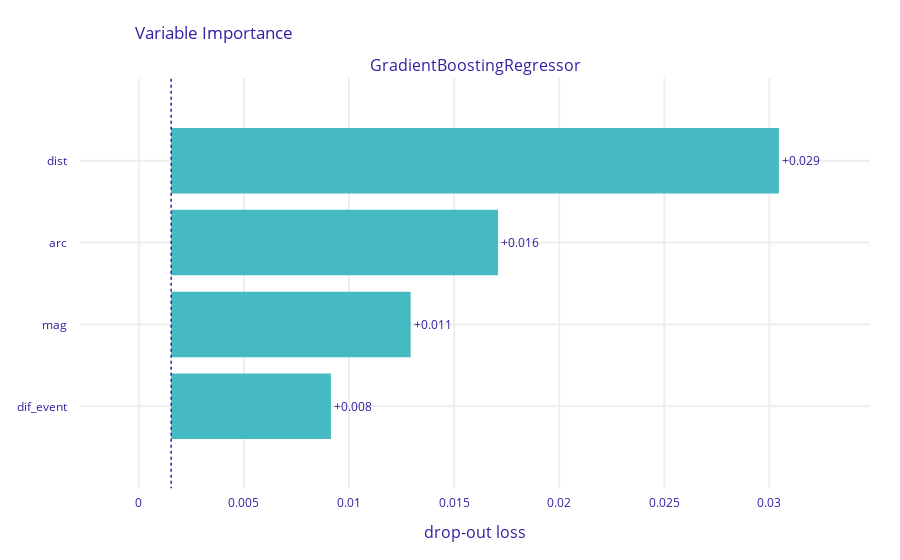

The code cell stored with this chart in its notebook:
### Code cell
exp_reg = dx.Explainer(reg, X_reg, y_reg)
vi = exp_reg.model_parts()
vi.result
vi.plot(max_vars=10)

### Figure 1 — Plotly figure (JSON) as saved in the notebook; plotly's stock layout.template omitted (floating-point values rounded to 4 significant figures)
{"data": [{"base": 0.001539, "hoverinfo": "text", "hoverlabel": {"bgcolor": "rgba(0, 0, 0, 0.8)"}, "hovertext": ["Model: GradientBoostingRegressor loss after<br>variable: dist is permuted: 0.03<br>Drop-out loss change: +0.029", "Model: GradientBoostingRegressor loss after<br>variable: arc is permuted: 0.017<br>Drop-out loss change: +0.016", "Model: GradientBoostingRegressor loss after<br>variable: mag is permuted: 0.013<br>Drop-out loss change: +0.011", "Model: GradientBoostingRegressor loss after<br>variable: dif_event is permuted: 0.009<br>Drop-out loss change: +0.008"], "marker": {"color": "#46bac2"}, "orientation": "h", "showlegend": false, "text": ["+0.029", "+0.016", "+0.011", "+0.008"], "textposition": "outside", "type": "bar", "uid": "ddbf1fa1-0671-452b-b790-09b25e265592", "x": [0.02891, 0.01555, 0.01139, 0.007598], "xaxis": "x", "y": ["dist", "arc", "mag", "dif_event"], "yaxis": "y"}], "layout": {"annotations": [{"font": {"size": 16}, "showarrow": false, "text": "GradientBoostingRegressor", "x": 0.5, "xanchor": "center", "xref": "paper", "y": 1, "yanchor": "bottom", "yref": "paper"}, {"font": {"size": 16}, "showarrow": false, "text": "drop-out loss", "x": 0.5, "xanchor": "center", "xref": "paper", "y": 0, "yanchor": "top", "yref": "paper", "yshift": -30}], "autosize": true, "font": {"color": "#371ea3"}, "margin": {"b": 71, "r": 30, "t": 78}, "shapes": [{"line": {"color": "#371ea3", "dash": "dot", "width": 1.5}, "type": "line", "x0": 0.001539, "x1": 0.001539, "xref": "x", "y0": -1, "y1": 4, "yref": "y"}], "title": {"text": "Variable Importance", "x": 0.15}, "xaxis": {"anchor": "y", "automargin": true, "domain": [0, 1], "fixedrange": true, "gridwidth": 2, "range": [-0.002797, 0.03478], "tickcolor": "white", "ticklen": 3, "ticks": "outside", "type": "linear", "zeroline": false}, "yaxis": {"anchor": "x", "automargin": true, "autorange": true, "domain": [0, 1], "fixedrange": true, "gridwidth": 2, "range": [4.018, -1.018], "tickcolor": "white", "ticklen": 10, "ticks": "outside", "type": "category"}}}
